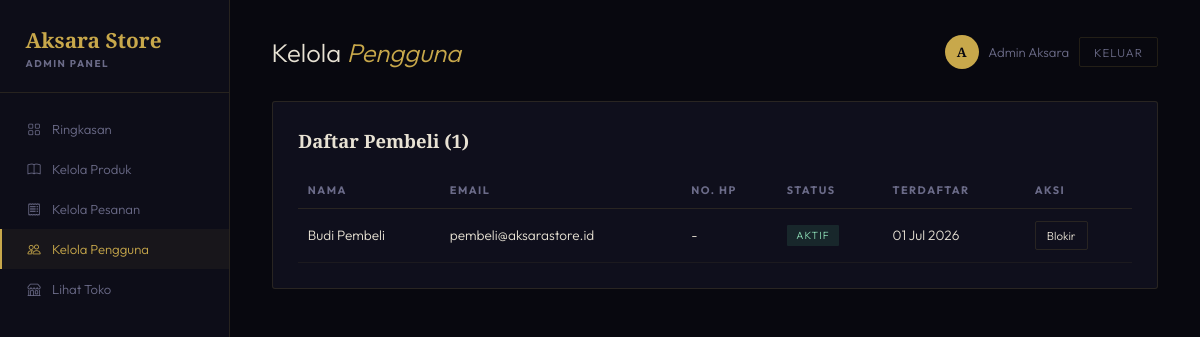
Screenshot of /admin/pengguna.php (signed in) with the database file from the repository.
### tables this page shows
CREATE TABLE IF NOT EXISTS users (
  id            INT AUTO_INCREMENT PRIMARY KEY,
  full_name     VARCHAR(100) NOT NULL,
  email         VARCHAR(150) NOT NULL UNIQUE,
  password      VARCHAR(255) NOT NULL,
  phone         VARCHAR(30)  DEFAULT NULL,
  role          ENUM('admin','buyer') NOT NULL DEFAULT 'buyer',
  status        ENUM('active','blocked') NOT NULL DEFAULT 'active',
  created_at    DATETIME DEFAULT CURRENT_TIMESTAMP
);

### config/session.php (called while the page is built, shortened)
<?php
function e(string $str): string {
    return htmlspecialchars($str, ENT_QUOTES, 'UTF-8');
}

### admin/pengguna.php (the view, shortened to what this page needs)
<?php
require_once __DIR__ . '/../config/session.php';
require_once __DIR__ . '/../config/database.php';
$users = $pdo->query("SELECT * FROM users WHERE role='buyer' ORDER BY created_at DESC")->fetchAll();
include __DIR__ . '/_nav.php';
?>
    <div class="dash-top">
      <div class="dash-title">Kelola <span>Pengguna</span></div>
      <div class="user-chip">
        <div class="av"><?= strtoupper(substr($_SESSION['full_name'],0,1)) ?></div>
        <div><?= e($_SESSION['full_name']) ?></div>
        <a href="../auth/logout.php" class="btn-logout">Keluar</a>
      </div>
    </div>
    <div class="panel">
      <div class="panel-head"><h3>Daftar Pembeli (<?= count($users) ?>)</h3></div>
      <?php if (!$users): ?>
        <div class="empty-state">Belum ada pembeli yang mendaftar.</div>
      <?php else: ?>
      <table>
        <thead><tr><th>Nama</th><th>Email</th><th>No. HP</th><th>Status</th><th>Terdaftar</th><th>Aksi</th></tr></thead>
        <tbody>
        <?php foreach ($users as $u): ?>
          <tr>
            <td><?= e($u['full_name']) ?></td>
            <td><?= e($u['email']) ?></td>
            <td><?= e($u['phone'] ?: '-') ?></td>
            <td><span class="badge badge-<?= $u['status'] ?>"><?= $u['status']==='active'?'Aktif':'Diblokir' ?></span></td>
            <td><?= date('d M Y', strtotime($u['created_at'])) ?></td>
            <td><a href="pengguna.php?toggle=<?= $u['id'] ?>" class="btn-sm <?= $u['status']==='active'?'danger':'' ?>" onclick="return confirm('Ubah status pengguna ini?')"><?= $u['status']==='active'?'Blokir':'Aktifkan' ?></a></td>
          </tr>
        <?php endforeach; ?>
        </tbody>
      </table>
      <?php endif; ?>
    </div>
  </div>
</div>
</body>
</html>

### assets/css/dashboard.css (style rules this page uses)
:root { --bg:#08080f; --bg2:#0d0d18; --bg3:#12121f; --card:#0f0f1c; --gold:#c8a84b; --gold2:#e5c97a; --text:#e8e2d4; --muted:#6b6b88; --border:rgba(200,168,75,.14); --red:#e05555; --green:#4caf7d; --serif:'Cormorant Garamond',Georgia,serif; --sans:'Outfit',sans-serif; }
*,*::before,*::after { box-sizing:border-box;margin:0;padding:0 }
body { background:var(--bg);color:var(--text);font-family:var(--sans);font-weight:300;min-height:100vh }
a { color:var(--gold);text-decoration:none }
h1,h2,h3,h4 { font-family:var(--serif);font-weight:700 }
.dash-top { display:flex;justify-content:space-between;align-items:center;margin-bottom:2rem;flex-wrap:wrap;gap:1rem }
.dash-title { font-size:1.6rem }
.dash-title span { color:var(--gold);font-style:italic }
.user-chip { display:flex;align-items:center;gap:.6rem;font-size:.82rem;color:var(--muted) }
.user-chip .av { width:34px;height:34px;border-radius:50%;background:var(--gold);color:#08080f;display:flex;align-items:center;justify-content:center;font-weight:700;font-family:var(--serif) }
.btn-logout { border:1px solid var(--border);color:var(--muted);background:transparent;padding:.4rem .9rem;border-radius:2px;font-size:.72rem;letter-spacing:1px;text-transform:uppercase;cursor:pointer;transition:all .3s }
.panel { background:var(--card);border:1px solid var(--border);border-radius:3px;padding:1.6rem;margin-bottom:1.6rem }
.panel-head { display:flex;justify-content:space-between;align-items:center;margin-bottom:1.2rem;flex-wrap:wrap;gap:.8rem }
.panel-head h3 { font-size:1.15rem }
table { width:100%;border-collapse:collapse;font-size:.85rem }
th { text-align:left;color:var(--muted);font-size:.68rem;letter-spacing:1.5px;text-transform:uppercase;padding:.7rem .6rem;border-bottom:1px solid var(--border) }
td { padding:.75rem .6rem;border-bottom:1px solid rgba(200,168,75,.07);vertical-align:middle }
.badge { font-size:.65rem;padding:.25rem .6rem;border-radius:1px;letter-spacing:1px;text-transform:uppercase;display:inline-block }
.badge-active { background:rgba(76,175,125,.15);color:#8fe0b8 }
.btn-sm { border:1px solid var(--border);background:transparent;color:var(--text);padding:.35rem .7rem;border-radius:2px;font-size:.72rem;cursor:pointer;transition:all .25s;text-decoration:none;display:inline-block }

### rows the page displays
users: full_name "Budi Pembeli", email "pembeli@aksarastore.id", phone "-", status "AKTIF", created_at "01 Jul 2026"

### other values shown
substr($_SESSION['full_name'],0,1) "A"
$_SESSION['full_name'] "Admin Aksara"
count($users) "1"
